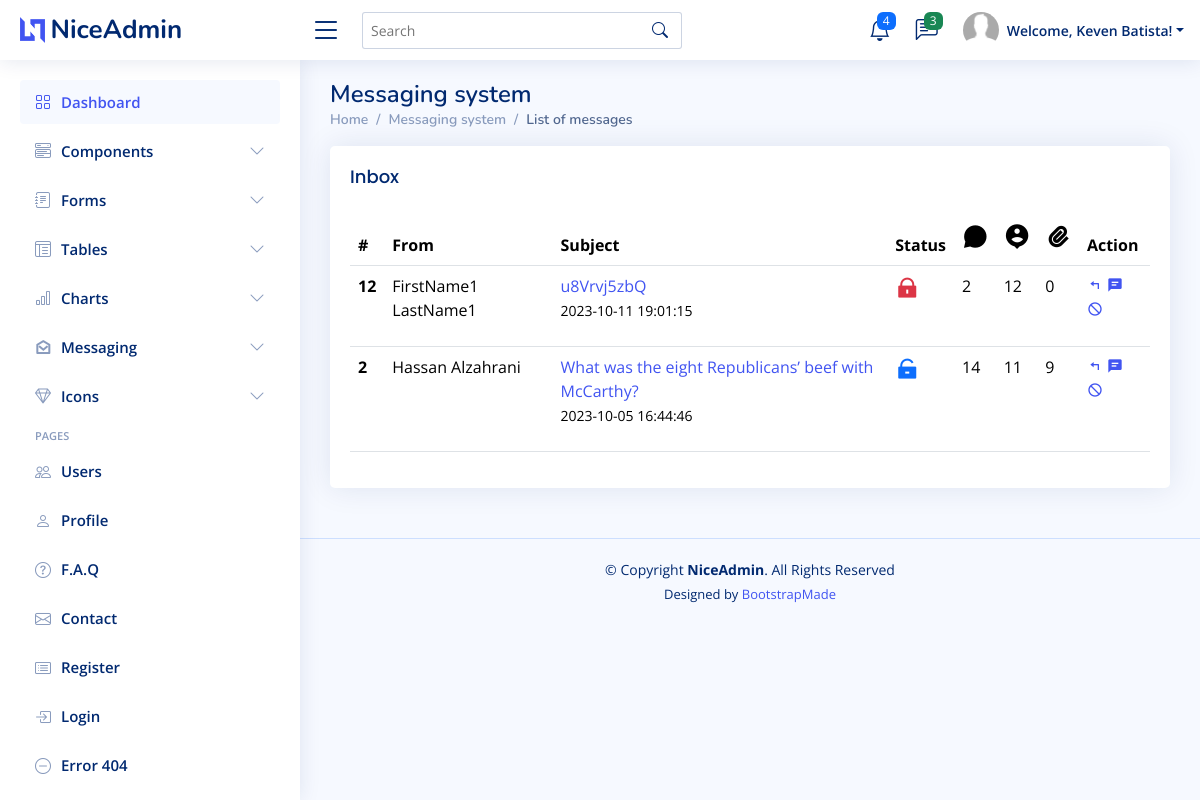
The page /dashboard/messaging/inbox.php (signed in) on the database its author committed.
### tables this page shows
CREATE TABLE `conversations` (
  `id` int(11) NOT NULL,
  `subject` varchar(255) NOT NULL,
  `is_group` tinyint(1) DEFAULT 0,
  `is_closed` tinyint(1) DEFAULT 0,
  `created_at` timestamp NOT NULL DEFAULT current_timestamp()
);

### common/config.php (called while the page is built)
<?php
$base_url = "http://" . $_SERVER['HTTP_HOST'] . "/eshopStores/";
include $_SERVER['DOCUMENT_ROOT'] . '/eshopStores/common/database/db_config.php';
?>

### dashboard/messaging/inbox.php (the view, shortened to what this page needs)
<?php require_once $_SERVER['DOCUMENT_ROOT'] . '/eshopStores/common/userHead.php'; ?>
<?php
$user_id = $_SESSION['user_id'];
$query = "
SELECT
conversations.id AS conversation_id,
conversations.subject,
conversations.is_group,
conversations.is_closed,
conversations.created_at,
first_message.sender_id AS starter_id,
first_message.content AS first_message_content,
profiles.first_name AS starter_first_name,
profiles.last_name AS starter_last_name,
COUNT(DISTINCT messages.id) AS total_messages,
COUNT(DISTINCT attachments.id) AS total_attachments
FROM
conversations
JOIN
messages AS first_message ON conversations.id = first_message.conversation_id
AND first_message.id =
(SELECT MIN(id) FROM messages WHERE conversation_id = conversations.id)
JOIN
messages ON conversations.id = messages.conversation_id
LEFT JOIN
attachments ON messages.id = attachments.message_id
JOIN
conversation_members ON conversations.id = conversation_members.conversation_id
LEFT JOIN
profiles ON first_message.sender_id = profiles.user_id
WHERE
conversation_members.user_id = ?
AND first_message.sender_id != ?
GROUP BY
conversations.id
ORDER BY
conversations.created_at DESC;
";
$stmt = $conn->prepare($query);
$stmt->bind_param("ii", $user_id, $user_id);
$stmt->execute();
$result = $stmt->get_result();
$allConversations = $result->fetch_all(MYSQLI_ASSOC);
?>
<!DOCTYPE html>
<html lang="en">
<head>
    <link href="<?php echo $base_url; ?>dashboard/assets/vendor/bootstrap/css/bootstrap.min.css" rel="stylesheet">
    <link href="<?php echo $base_url; ?>dashboard/assets/vendor/bootstrap-icons/bootstrap-icons.css" rel="stylesheet">
    <link href="<?php echo $base_url; ?>dashboard/assets/vendor/boxicons/css/boxicons.min.css" rel="stylesheet">
    <link href="<?php echo $base_url; ?>dashboard/assets/vendor/quill/quill.snow.css" rel="stylesheet">
    <link href="<?php echo $base_url; ?>dashboard/assets/vendor/quill/quill.bubble.css" rel="stylesheet">
    <link href="<?php echo $base_url; ?>dashboard/assets/vendor/remixicon/remixicon.css" rel="stylesheet">
    <link href="<?php echo $base_url; ?>dashboard/assets/vendor/simple-datatables/style.css" rel="stylesheet">
    <link href="<?php echo $base_url; ?>dashboard/assets/css/style.css" rel="stylesheet">
</head>
<body>
<?php
include $_SERVER['DOCUMENT_ROOT'] . '/eshopStores/common/dashboard_header.php';
?>
<?php
include $_SERVER['DOCUMENT_ROOT'] . '/eshopStores/common/dashboard_sidebar.php';
?>
<main id="main" class="main">
    <div class="pagetitle">
        <h1>Messaging system</h1>
        <nav>
            <ol class="breadcrumb">
                <li class="breadcrumb-item"><a href="<?php echo $base_url; ?>dashboard/pages-index.html">Home</a></li>
                <li class="breadcrumb-item">Messaging system</li>
                <li class="breadcrumb-item active">List of messages</li>
            </ol>
        </nav>
    </div>
    <section class="section">
        <div class="row">
            <div class="col">
                <div class="card">
                    <div class="card-body">
                        <h5 class="card-title">Inbox</h5>
                        <table class="table table-hover">
                            <thead>
                            <tr>
                                <th scope="col">#</th>
                                <th scope="col">From</th>
                                <th scope="col">Subject</th>
                                <th scope="col">Status</th>
                                <th scope="col"><i class="ri-chat-3-fill" style="font-size: 1.6em;"></i></th>
                                <th scope="col"><i class="ri-account-pin-circle-fill" style="font-size: 1.6em;"></i>
                                </th>
                                <th scope="col"><i class="ri-attachment-2" style="font-size: 1.6em;"></i></th>
                                <th scope="col">Action</th>
                            </tr>
                            </thead>
                            <tbody>
                            <?php
                            foreach ($allConversations as $conversation) {
                                ?>
                                <tr>
                                    <th scope="row"><?php echo $conversation['conversation_id'] ?></th>
                                    <td><?php echo $conversation['starter_first_name'] . " " . $conversation['starter_last_name'] ?></td>
                                    <td><a href="message.php?id=<?php echo $conversation['conversation_id'] ?>">
                                            <?php echo $conversation['subject'] ?></a>
                                        <p><small><?php echo $conversation['created_at'] ?></small></p>
                                    </td>
                                    <td>
                                        <?php
                                        if (userCanManageConversation($conn, $user_id, $conversation['conversation_id'])) { ?>
                                            <a href="toggle_conversation_status.php?conversation_id=<?php echo $conversation['conversation_id'] ?> "><?php displayConversationStatusIcon($conn, $conversation['conversation_id']); ?> </a>
                                        <?php } else { ?>
                                            <?php displayConversationStatusIcon($conn, $conversation['conversation_id']); ?>
                                        <?php } ?>
                                    </td>
                                    <td><?php echo $conversation['total_messages'] ?></td>
                                    <td><?php $membersCount = getConversationMembers($conn, $conversation['conversation_id']);
                                        echo $membersCount; ?></td>
                                    <td><?php echo $conversation['total_attachments'] ?></td>
                                    <td colspan="3">
                                        <a href=""><i class="bx bx-reply"></i></a>
                                        <a href=""><i class="bx bxs-comment-detail"></i></a>
                                        <a href=""><i class="bx bx-block"></i></a>
                                    </td>
                                </tr>
                                <?php
                            }
                            ?>
                            </tbody>
                        </table>
                    </div>
                </div>
            </div>
        </div>
    </section>
</main>
<footer id="footer" class="footer">
    <div class="copyright">
        &copy; Copyright <strong><span>NiceAdmin</span></strong>. All Rights Reserved
    </div>
    <div class="credits">
        Designed by <a href="https://bootstrapmade.com/">BootstrapMade</a>
    </div>
</footer>
</body>
</html>

### common/database/db_config.php (shortened to what this page needs)
<?php
function userCanManageConversation($conn, $userId, $conversationId) {
    $query1 = "
        SELECT m.sender_id
        FROM messages m
        WHERE m.conversation_id = ?
        ORDER BY m.sent_at ASC
        LIMIT 1
    ";
    $stmt1 = $conn->prepare($query1);
    $stmt1->bind_param("i", $conversationId);
    $stmt1->execute();
    $result1 = $stmt1->get_result();
    $firstMessage = $result1->fetch_assoc();
    $query2 = "
        SELECT r.role_id
        FROM role_user r
        WHERE r.user_id = ? AND (r.role_id = 1 OR r.role_id = 2)
    ";
    $stmt2 = $conn->prepare($query2);
    $stmt2->bind_param("i", $userId);
    $stmt2->execute();
    $result2 = $stmt2->get_result();
    return false;
}
function isConversationOpen($conn, $conversation_id) {
    $stmt = $conn->prepare("SELECT is_closed FROM conversations WHERE id = ?");
    $stmt->bind_param("i", $conversation_id);
    $stmt->execute();
    $result = $stmt->get_result();
    $conversation = $result->fetch_assoc();
    return ($conversation['is_closed'] == 0);
}
function displayConversationStatusIcon($conn, $conversation_id) {
    if (isConversationOpen($conn, $conversation_id)) {
        echo "<h4 class='text-primary'><i class='ri-lock-unlock-fill'></i></h4>";
    } else {
        echo "<h4 class='text-danger'><i class='ri-lock-fill'></i></h4>";
    }
}
function getConversationMembers($conn, $conversationId, $details = false) {
    $query = "
        SELECT
            conversation_members.user_id AS userId,
            profiles.first_name,
            profiles.last_name,
            profiles.avatar
        FROM conversation_members
        JOIN profiles ON conversation_members.user_id = profiles.user_id
        WHERE conversation_members.conversation_id = ?
    ";
    $stmt = $conn->prepare($query);
    $stmt->bind_param("i", $conversationId);
    if ($stmt->execute()) {
        $result = $stmt->get_result();
        if ($details) {
            $members = [];
            while ($row = $result->fetch_assoc()) {
                $members[] = $row;
            }
            return $members;
        } else {
            return $result->num_rows;
        }
    } else {
        return $details ? [] : 0;
    }
}
?>

### dashboard/assets/css/style.css (style rules this page uses)
:root { scroll-behavior: smooth; }
body { font-family: "Open Sans", sans-serif; background: #f6f9ff; color: #444444; }
h1, h2, h3, h4, h5, h6 { font-family: "Nunito", sans-serif; }
#main { margin-top: 60px; padding: 20px 30px; transition: all 0.3s; }
.pagetitle { margin-bottom: 10px; }
.pagetitle h1 { font-size: 24px; margin-bottom: 0; font-weight: 600; color: #012970; }
.card { margin-bottom: 30px; border: none; border-radius: 5px; box-shadow: 0px 0 30px rgba(1, 41, 112, 0.1); }
.card-title { padding: 20px 0 15px 0; font-size: 18px; font-weight: 500; color: #012970; font-family: "Poppins", sans-serif; }
.card-body { padding: 0 20px 20px 20px; }
.breadcrumb { font-size: 14px; font-family: "Nunito", sans-serif; color: #899bbd; font-weight: 600; }
.breadcrumb a { color: #899bbd; transition: 0.3s; }
.breadcrumb .breadcrumb-item::before { color: #899bbd; }
.breadcrumb .active { color: #51678f; font-weight: 600; }
@media (min-width: 1200px) { #main, #footer { margin-left: 300px; } }
.footer { padding: 20px 0; font-size: 14px; transition: all 0.3s; border-top: 1px solid #cddfff; }
.footer .copyright { text-align: center; color: #012970; }
.footer .credits { padding-top: 5px; text-align: center; font-size: 13px; color: #012970; }

### rows shown on the page
conversations: id "12", starter_first_name "FirstName1", starter_last_name "LastName1", subject "u8Vrvj5zbQ", created_at "2023-10-11 19:01:15", is_closed 1 (drawn), total_messages "2", membersCount "12", total_attachments "0"
conversations: id "2", starter_first_name "Hassan", starter_last_name "Alzahrani", subject "What was the eight Republicans’ beef with McCarthy?", created_at "2023-10-05 16:44:46", is_closed 0 (drawn), total_messages "14", membersCount "11", total_attachments "9"

### other values the page prints
$_SESSION['userName'] "Keven Batista"
